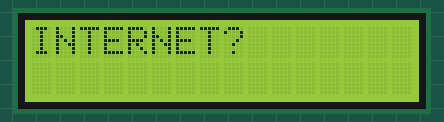
This sketch was run on a simulated ESP8266 (NodeMCU). On the bench: 16×2 character LCD. WiFi joins after 1.5 s; servers stay silent unless stated; uploads are accepted with an empty reply; what the sketch prints to the serial monitor is not drawn.

Above: at 2.1 s.
At 2.6 s:
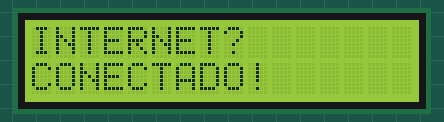

The sketch:

stockQueryDisplay.ino
```cpp
//API key for Alpha Vantage server that the returns candle data from previous day (stock market data)
//Finnhub API (more promising with realtime data)

const char* FAPIKEY = ""; //Finnhub APIKEY for stocks real time date
const char* AVAPIKEY = ""; //Alpha Vantage APIKEY for
//Finnhub query sample for Apple
// "https://finnhub.io/api/v1/quote?symbol=AAPL&token=APIKEY"
// ----> {"c":218.27,"d":4.17,"dp":1.9477,"h":218.84,"l":211.28,"o":211.56,"pc":214.1,"t":1742587200}

//Response Attributes:
//c :Current price
//d: Change
//dp: Percent change
//h: High price of the day
//l: Low price of the day
//o: Open price of the day
//pc: Previous close price

//BTC "https://finnhub.io/api/v1/quote?symbol=BINANCE:BTCUSDT&token=APIKEY"
//ETH "https://finnhub.io/api/v1/quote?symbol=BINANCE:ETHUSDT&token=APIKEY"
//SPY "https://finnhub.io/api/v1/quote?symbol=INDEX:SPX&token=APIKEY"

#include <Arduino.h>
#include <ESP8266WiFi.h>
#include <ESP8266HTTPClient.h>
#include <WiFiClientSecure.h>
#include <ArduinoJson.h>
#include <Wire.h>
#include <LiquidCrystal_I2C.h>

const char* ssid = ""; //WIFI name (I think it has to have 2.4GHz enabled)
const char* password = ""; //WIFI password

const char* finnhubQuery1 = "https://finnhub.io/api/v1/quote?symbol=";
const String finnhubQuery2 = "&token=" + String(FAPIKEY);

//Creating an array of the tickers that you want to display
const int numSymbols = 6;
String symbols[numSymbols] = {"SPY", "XLK", "VT", "BINANCE:BTCUSDT", "BINANCE:ETHUSDT", "GLDM"};

const size_t capacity = JSON_OBJECT_SIZE(8); //Number of objetcts that will be extracted from the JSON
StaticJsonDocument<capacity> doc;

LiquidCrystal_I2C lcd(0x27, 16, 2);


void setup() {
  // put your setup code here, to run once:
  Serial.begin(115200);
  WiFi.begin(ssid, password);
  Serial.print("Connecting");

  while (WiFi.status() != WL_CONNECTED)
  {
    delay(1000);
    Serial.print(".");
  }

  Serial.println("Connected!");
  Serial.print("IP adress: ");
  Serial.println(WiFi.localIP());

  lcd.init(); //Initialize LCD I2C screen for display
  lcd.backlight();
  lcd.clear();
  lcd.setCursor(0,0);
  lcd.print("INTERNET?");
  delay(500);
  lcd.setCursor(0,1);
  lcd.print("CONECTADO!");
  delay(4000);
  lcd.clear();
}


void loop() {
  // put your main code here, to run repeatedly:
  if (WiFi.status() == WL_CONNECTED)
  {
    HTTPClient http;
    WiFiClientSecure client;
    client.setInsecure();

    for (const auto& symbol : symbols)  //Iterate over teh symbols
    {
      String data = "";
      String printsymbol = "";
      String query = finnhubQuery1 + symbol + finnhubQuery2;
      http.begin(client, query);
      int httpCode = http.GET();

      if (httpCode > 0)
      {
        data = http.getString();
        http.end();
        DeserializationError error = deserializeJson(doc, data);

        if (error) {
          Serial.print(F("deserializeJson() failed: "));
          Serial.println(error.f_str());
          return;
        }

        float currentPrice = doc["c"];
        String percentChange = doc["dp"];

        Serial.print("The  current price of " + symbol + " is: $");
        Serial.println(currentPrice);
        Serial.print("Change: ");
        Serial.print(percentChange);
        Serial.println("%");

        if (percentChange[0] != '-')
        {percentChange = "+" + percentChange;}

        if (symbol == "BINANCE:BTCUSDT")
        {printsymbol = "BTC";}
        else if (symbol == "BINANCE:ETHUSDT")
        {printsymbol = "ETH";}
        if (symbol == "SPY")
        {printsymbol = "SPY";}
        else if (symbol == "XLK")
        {printsymbol = "XLK";}
        else if (symbol == "VT")
        {printsymbol = "VT";}
        else if (symbol == "GLDM")
        {printsymbol = "GLDM";}


        lcd.clear();
        lcd.setCursor(0,0);
        String screenPrint1 = printsymbol + ": $" + currentPrice;
        lcd.print(screenPrint1);   //Printing the price of the symbol on the upper line

        lcd.setCursor(0,1);
        String screenPrint2 = percentChange + "%";
        lcd.print(screenPrint2);   //Printing the % variation of the symbol on the lower line


        delay(5000); //Delay between each display
      }


    }
  }
}
```

Measured:
- what the display in image 0 shows lasts 0.5 s, from 2.1 s to 2.6 s
- what the display in image 1 shows lasts 4.0 s, from 2.6 s to 6.6 s
